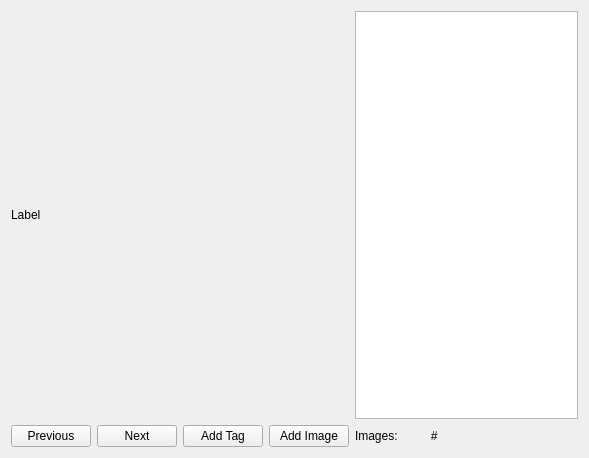
<?xml version="1.0" encoding="UTF-8"?>
<ui version="4.0">
 <class>ImageDialog</class>
 <widget class="QWidget" name="ImageDialog">
  <property name="geometry">
   <rect>
    <x>0</x>
    <y>0</y>
    <width>589</width>
    <height>458</height>
   </rect>
  </property>
  <property name="windowTitle">
   <string>Form</string>
  </property>
  <layout class="QGridLayout" name="gridLayout">
   <item row="0" column="4">
    <widget class="QListWidget" name="tagList"/>
   </item>
   <item row="1" column="0">
    <widget class="QPushButton" name="previousButton">
     <property name="text">
      <string>Previous</string>
     </property>
    </widget>
   </item>
   <item row="1" column="1">
    <widget class="QPushButton" name="nextButton">
     <property name="text">
      <string>Next</string>
     </property>
    </widget>
   </item>
   <item row="1" column="2">
    <widget class="QPushButton" name="addTagButton">
     <property name="text">
      <string>Add Tag</string>
     </property>
    </widget>
   </item>
   <item row="1" column="3">
    <widget class="QPushButton" name="addImageButton">
     <property name="text">
      <string>Add Image</string>
     </property>
    </widget>
   </item>
   <item row="1" column="4">
    <widget class="QLabel" name="imagesLabel">
     <property name="text">
      <string>Images:          #</string>
     </property>
    </widget>
   </item>
   <item row="0" column="0" colspan="4">
    <widget class="QLabel" name="imageLabel">
     <property name="text">
      <string>Label</string>
     </property>
    </widget>
   </item>
  </layout>
 </widget>
 <resources/>
 <connections/>
</ui>
